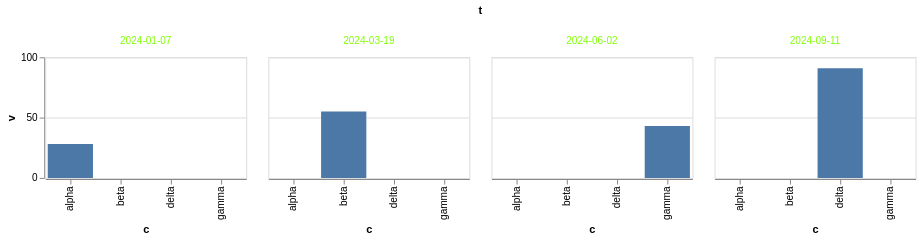

Write a Vega-Lite specification for this figure.
### Vega-Lite specification from a JSON file in a GitHub repository (floating-point values rounded to 4 significant figures)
{"$schema": "https://vega.github.io/schema/vega-lite/v6.json", "width": 200, "height": 120, "data": {"values": [{"c": "alpha", "v": 28, "w": 3, "t": "2024-01-07"}, {"c": "beta", "v": 55, "w": 7, "t": "2024-03-19"}, {"c": "gamma", "v": 43, "w": 5, "t": "2024-06-02"}, {"c": "delta", "v": 91, "w": 9, "t": "2024-09-11"}]}, "mark": "bar", "encoding": {"x": {"field": "c", "type": "nominal"}, "y": {"field": "v", "type": "quantitative"}, "column": {"field": "t", "type": "ordinal", "header": {"labelColor": "chartreuse"}}}}
